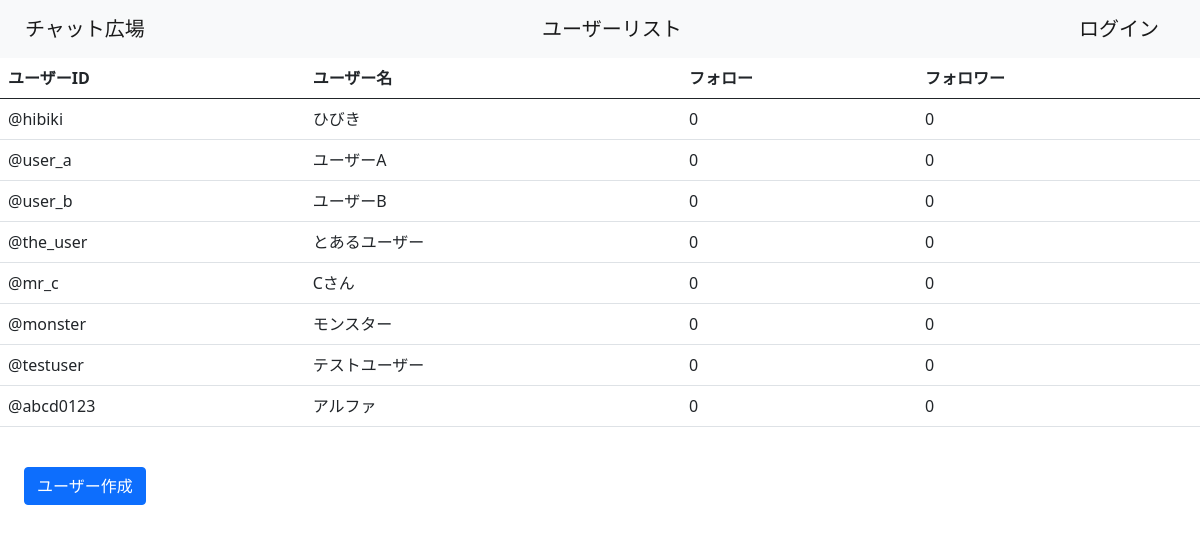
The page /user/list on the database its author committed.
### chatrooms/models.py (models this page shows, shortened)
class CustomUser(AbstractUser):
    user_name = models.CharField(max_length=100, default="no name")
    memo = models.TextField()
    created_at = models.DateTimeField(auto_now_add=True)
    REQUIRED_FIELDS = ["user_name","memo"]
    groups = None
    user_permissions = None
    last_login = None
    first_name = models.CharField(max_length=100, default=" ",null=True)
    last_name = models.CharField(max_length=100, default=" ",null=True)
    email_address = None
    date_joined = None

### chatrooms/views.py (the view)
# urls.py: path('user/list', views.UserListView.as_view(), name='ul'),
class UserListView(ListView):
    template_name = 'user/list.html'
    model = models.CustomUser
    context_object_name = "users_list"

### templates/user/list.html
{% extends 'base.html' %}
{% block content %}
    <table class="table table-hover">
        <thead>
            <tr>
              <th scope="col">ユーザーID</th>
              <th scope="col">ユーザー名</th>
              <th scope="col">フォロー</th>
              <th scope="col">フォロワー</th>
            </tr>
          </thead>
          <tbody>
            {% for user_ in users_list %}
            <tr>
              {% if user_.id == user.id %}
              <td class="bg-secondary"><a href={% url 'mp' %} class="text-white text-decoration-none">★@{{ user_.username }}</a></td>
              <td class="bg-secondary"><a href={% url 'mp' %} class="text-white text-decoration-none">{{ user_.user_name }}</a></td>
              <td class="text-white bg-secondary">{{ user_.follow.count }}</td>
              <td class="text-white bg-secondary">{{ user_.follower.count }}</td>
              {% else %}
              <td><a href={% url 'ud' user_.id %} class="text-dark text-decoration-none"} >@{{ user_.username }}</a></td>
              <td><a href={% url 'ud' user_.id %} class="text-dark text-decoration-none"}>{{ user_.user_name }}</a></td>
              <td class="text-dark text-decoration-none">{{ user_.follow.count }}
              </td>
              <td class="text-dark text-decoration-none">{{ user_.follower.count }}
              </td>
              {% endif %}
            </tr>
            {% endfor %}
          </tbody>
    </table>
    <a href={%url 'uc'%} class="btn btn-primary m-4">ユーザー作成</a>
{% endblock content %}

### rows shown on the page
CustomUser: username "hibiki", user_name "ひびき", follow.count "0", follower.count "0"
CustomUser: username "user_a", user_name "ユーザーA", follow.count "0", follower.count "0"
CustomUser: username "user_b", user_name "ユーザーB", follow.count "0", follower.count "0"
CustomUser: username "the_user", user_name "とあるユーザー", follow.count "0", follower.count "0"
CustomUser: username "mr_c", user_name "Cさん", follow.count "0", follower.count "0"
CustomUser: username "monster", user_name "モンスター", follow.count "0", follower.count "0"
CustomUser: username "testuser", user_name "テストユーザー", follow.count "0", follower.count "0"
CustomUser: username "abcd0123", user_name "アルファ", follow.count "0", follower.count "0"
